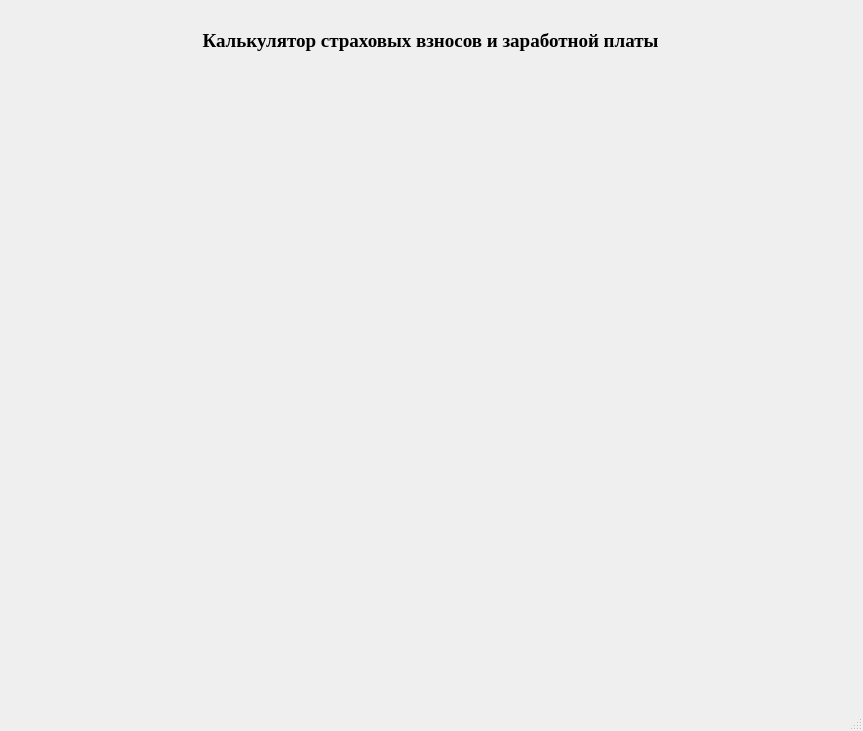
<?xml version="1.0" encoding="UTF-8"?>
<ui version="4.0">
 <class>MainWindow2</class>
 <widget class="QMainWindow" name="MainWindow2">
  <property name="geometry">
   <rect>
    <x>0</x>
    <y>0</y>
    <width>863</width>
    <height>731</height>
   </rect>
  </property>
  <property name="sizePolicy">
   <sizepolicy hsizetype="Expanding" vsizetype="Expanding">
    <horstretch>0</horstretch>
    <verstretch>0</verstretch>
   </sizepolicy>
  </property>
  <property name="minimumSize">
   <size>
    <width>600</width>
    <height>600</height>
   </size>
  </property>
  <property name="maximumSize">
   <size>
    <width>1200</width>
    <height>800</height>
   </size>
  </property>
  <property name="windowTitle">
   <string>Калькулятор расчета</string>
  </property>
  <property name="windowOpacity">
   <double>0.000000000000000</double>
  </property>
  <property name="layoutDirection">
   <enum>Qt::LeftToRight</enum>
  </property>
  <widget class="QWidget" name="centralwidget">
   <property name="sizePolicy">
    <sizepolicy hsizetype="Expanding" vsizetype="Expanding">
     <horstretch>0</horstretch>
     <verstretch>0</verstretch>
    </sizepolicy>
   </property>
   <property name="layoutDirection">
    <enum>Qt::LeftToRight</enum>
   </property>
   <widget class="QWidget" name="verticalLayoutWidget">
    <property name="geometry">
     <rect>
      <x>0</x>
      <y>10</y>
      <width>861</width>
      <height>681</height>
     </rect>
    </property>
    <layout class="QVBoxLayout" name="main_layout">
     <property name="sizeConstraint">
      <enum>QLayout::SetMinimumSize</enum>
     </property>
     <property name="leftMargin">
      <number>20</number>
     </property>
     <property name="topMargin">
      <number>20</number>
     </property>
     <property name="rightMargin">
      <number>20</number>
     </property>
     <property name="bottomMargin">
      <number>20</number>
     </property>
     <item>
      <widget class="QLabel" name="window_title_2">
       <property name="sizePolicy">
        <sizepolicy hsizetype="Expanding" vsizetype="Preferred">
         <horstretch>1</horstretch>
         <verstretch>0</verstretch>
        </sizepolicy>
       </property>
       <property name="font">
        <font>
         <family>Times New Roman</family>
         <pointsize>14</pointsize>
         <weight>75</weight>
         <bold>true</bold>
        </font>
       </property>
       <property name="text">
        <string>Калькулятор страховых взносов и заработной платы</string>
       </property>
       <property name="alignment">
        <set>Qt::AlignHCenter|Qt::AlignTop</set>
       </property>
      </widget>
     </item>
    </layout>
   </widget>
  </widget>
  <widget class="QMenuBar" name="menubar">
   <property name="geometry">
    <rect>
     <x>0</x>
     <y>0</y>
     <width>863</width>
     <height>21</height>
    </rect>
   </property>
  </widget>
  <widget class="QStatusBar" name="statusbar"/>
 </widget>
 <resources/>
 <connections/>
</ui>
